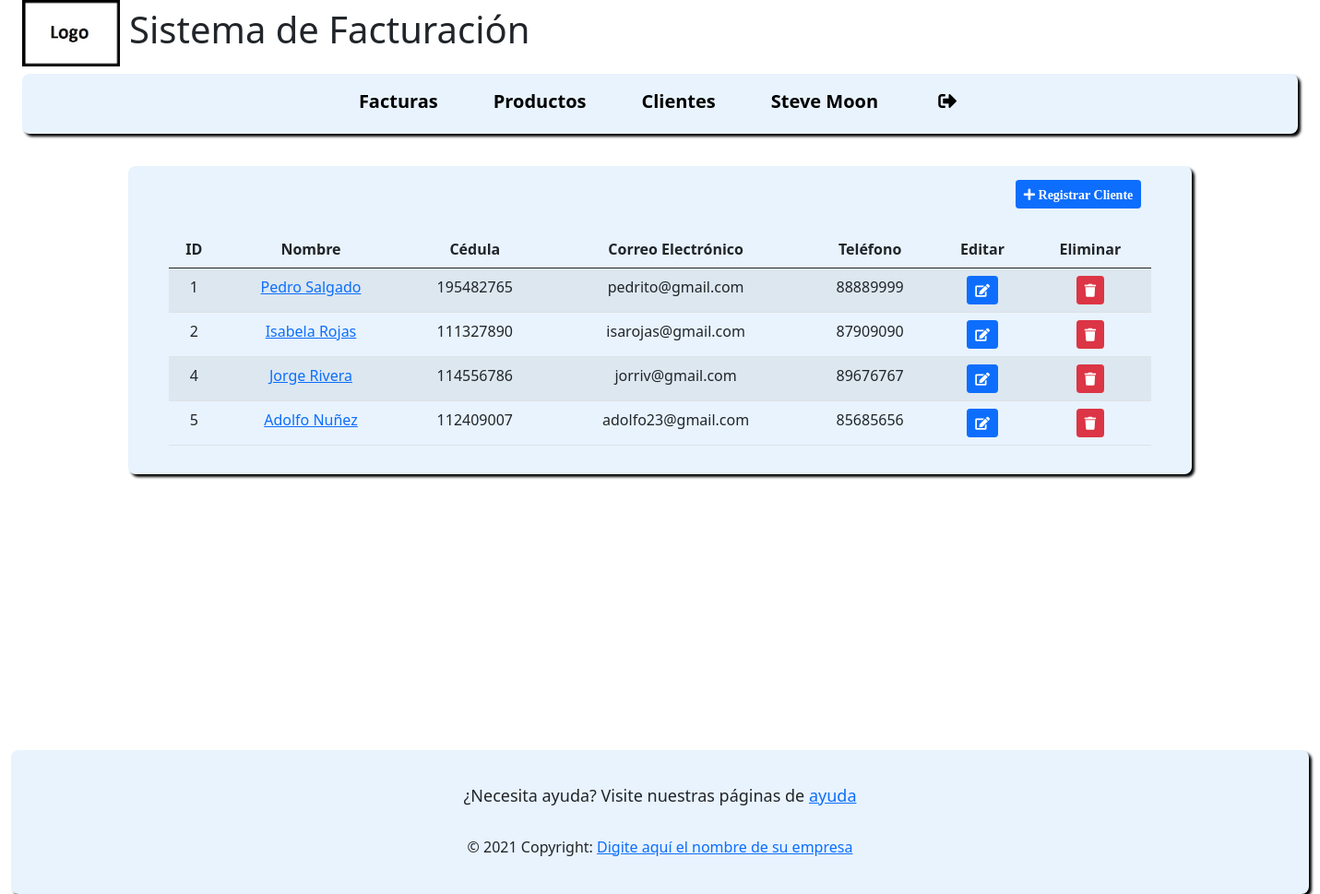
The page /?c=read_customers (signed in) on the database its author committed.
### tables this page shows
CREATE TABLE `customer` (
  `id` int(11) NOT NULL,
  `ced` int(11) NOT NULL,
  `name` varchar(100) NOT NULL,
  `email` varchar(100) NOT NULL,
  `phone` int(11) NOT NULL
);

### controller/read_customers.php (called while the page is built, shortened)
<?php
include "model/customer.php";
$customer = new customer();
    $customers = $customer->selectAll();
include 'view/customers.php';

### model/customer.php (called while the page is built, shortened)
<?php
include_once "model/Connection.php";
class customer {
    private $id;
    private $ced;
    public function __construct($id = 0, $ced = 0, $name = "", $email = "", $phone = 0) {
        $this->id = $id;
        $this->ced = $ced;
        $this->name = $name;
        $this->email = $email;
        $this->phone = $phone;
    }
    function get_id() {
        return $this->id;
    }
    function get_ced() {
        return $this->ced;
    }
    function selectAll() {
        $query = "SELECT * FROM customer";
        $pdo = new Connection();
        $results = $pdo->open()->query($query);
            $rows = [];
            foreach ($results->fetchAll() as $row) {
                $rows[] = new Customer($row['id'], $row['ced'], $row['name'], $row['email'],
                $row['phone']);
            }
            return $rows;
    }
}

### model/connection.php (called while the page is built, shortened)
<?php
class Connection {
    private $str;
    function __construct() {
        $this->str = "mysql:host=" . DB_HOST . ";dbname=" . DB_NAME;
    }
    public function open() {
        try {
            return new PDO($this->str, DB_USER, DB_PASSWORD);
        } catch (PDOException $ex) {
            error_log("ERROR EN " . __FILE__ . " EN LA LINEA" . __LINE__ . " EL ERROR :" . $ex->getMessage());
            return NULL;
        }
    }
}

### view/customers.php (the view)
<div class="container-fluid full-screen">
<div class="row description margin-top-space col-xs-12 col-sm-12 col-md-12 col-lg-12 col-xl-10">
<a class="offset-5" href="?c=register_customer"  title="Agregar Cliente"><button class="btn btn-primary btn-sm"><i class="fa fa-plus"> Registrar Cliente</i></button></a>
<div class= "content-element col-xs-12 col-sm-12 col-md-12 col-lg-12 col-xl-12">
<br><table id="data-table" class="table table-condensed table-hover table-striped">
            <thead>
                <tr>
                <th>ID</th>
                <th>Nombre</th>
                <th>Cédula</th>
                <th>Correo Electrónico</th>
                <th>Teléfono</th>
                <th>Editar</th>
                <th>Eliminar</th>
                </tr>
            </thead>
            <?php foreach ($customers as $customer) { ?>
                <tr>
                    <td><?php echo $customer->get_id()?></td>
                    <td><a href="?c=read_customer&id=<?php echo $customer->get_id()?>"><?php echo $customer->name?></a></td>
                    <td><?php echo $customer->get_ced()?></td>
                    <td><?php echo $customer->email?></td>
                    <td><?php echo $customer->phone?></td>
                    <td><a href="?c=update_customer&id=<?php echo $customer->get_id()?>" title="Editar"><button class="btn btn-primary btn-sm"><i class="fa fa-edit"></i></button></a></td>
                    <td><a href="?c=delete_customer&id=<?php echo $customer->get_id()?>" title="Eliminar"><button class="btn btn-danger btn-sm"><i class="fa fa-trash"></i></button></a></td>
                    </tr>
            <?php } ?>
            </table>
            </div>
        </div>
        </div>

### css/style.css (style rules this page uses)
body { min-height: 100vh; background-color: white; background-position: center center; background-repeat: no-repeat; background-attachment: fixed; background-size: cover; backdrop-filter: blur(5px); }
.content-element { margin-top: 25px; margin: 0 auto; text-align: center; }
.full-screen { min-height: 620px; padding-top: 25px; }
.description { padding: 15px 32px; background-color: #e8f3fd; text-align: center; margin: auto; border-radius: 8px; box-shadow: 3px 3px 3px black; }
::placeholder { color: #17252a; text-shadow: none; }
.margin-top-space { margin-top: 10px; }

### rows shown on the page
customer: id "1", name "Pedro Salgado", ced "195482765", email "pedrito@gmail.com", phone "88889999"
customer: id "2", name "Isabela Rojas", ced "111327890", email "isarojas@gmail.com", phone "87909090"
customer: id "4", name "Jorge Rivera", ced "114556786", email "jorriv@gmail.com", phone "89676767"
customer: id "5", name "Adolfo Nuñez", ced "112409007", email "adolfo23@gmail.com", phone "85685656"

### other values the page prints
substr($_SESSION['name'], 0, 30) "Steve Moon"
